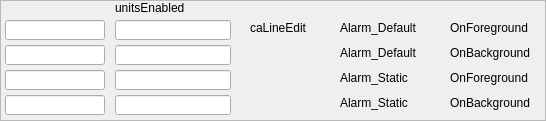
      <widget class="QFrame" name="frame_Test_LineEdit">
       <property name="geometry">
        <rect>
         <x>5</x>
         <y>25</y>
         <width>546</width>
         <height>121</height>
        </rect>
       </property>
       <property name="frameShape">
        <enum>QFrame::StyledPanel</enum>
       </property>
       <property name="frameShadow">
        <enum>QFrame::Raised</enum>
       </property>
       <widget class="caLineEdit" name="calineedit_52">
        <property name="geometry">
         <rect>
          <x>5</x>
          <y>20</y>
          <width>100</width>
          <height>20</height>
         </rect>
        </property>
        <property name="channel" stdset="0">
         <string notr="true">$(DEVICE):TEST-AO</string>
        </property>
        <property name="colorMode">
         <enum>caLineEdit::Alarm_Default</enum>
        </property>
       </widget>
       <widget class="caLabel" name="caLabel_158">
        <property name="geometry">
         <rect>
          <x>340</x>
          <y>20</y>
          <width>86</width>
          <height>16</height>
         </rect>
        </property>
        <property name="font">
         <font>
          <pointsize>9</pointsize>
         </font>
        </property>
        <property name="frameShape">
         <enum>QFrame::NoFrame</enum>
        </property>
        <property name="text">
         <string>Alarm_Default</string>
        </property>
        <property name="alignment">
         <set>Qt::AlignAbsolute|Qt::AlignLeading|Qt::AlignLeft|Qt::AlignVCenter</set>
        </property>
        <property name="fontScaleMode">
         <enum>ESimpleLabel::Height</enum>
        </property>
        <property name="foreground">
         <color>
          <red>0</red>
          <green>0</green>
          <blue>0</blue>
         </color>
        </property>
        <property name="background">
         <color alpha="0">
          <red>0</red>
          <green>0</green>
          <blue>0</blue>
         </color>
        </property>
       </widget>
       <widget class="caLabel" name="caLabel_159">
        <property name="geometry">
         <rect>
          <x>450</x>
          <y>20</y>
          <width>91</width>
          <height>16</height>
         </rect>
        </property>
        <property name="font">
         <font>
          <pointsize>9</pointsize>
         </font>
        </property>
        <property name="frameShape">
         <enum>QFrame::NoFrame</enum>
        </property>
        <property name="text">
         <string>OnForeground</string>
        </property>
        <property name="alignment">
         <set>Qt::AlignAbsolute|Qt::AlignLeading|Qt::AlignLeft|Qt::AlignVCenter</set>
        </property>
        <property name="fontScaleMode">
         <enum>ESimpleLabel::Height</enum>
        </property>
        <property name="foreground">
         <color>
          <red>0</red>
          <green>0</green>
          <blue>0</blue>
         </color>
        </property>
        <property name="background">
         <color alpha="0">
          <red>0</red>
          <green>0</green>
          <blue>0</blue>
         </color>
        </property>
       </widget>
       <widget class="caLabel" name="caLabel_160">
        <property name="geometry">
         <rect>
          <x>250</x>
          <y>20</y>
          <width>66</width>
          <height>16</height>
         </rect>
        </property>
        <property name="font">
         <font>
          <pointsize>9</pointsize>
         </font>
        </property>
        <property name="frameShape">
         <enum>QFrame::NoFrame</enum>
        </property>
        <property name="text">
         <string>caLineEdit</string>
        </property>
        <property name="alignment">
         <set>Qt::AlignAbsolute|Qt::AlignLeading|Qt::AlignLeft|Qt::AlignVCenter</set>
        </property>
        <property name="fontScaleMode">
         <enum>ESimpleLabel::Height</enum>
        </property>
        <property name="foreground">
         <color>
          <red>0</red>
          <green>0</green>
          <blue>0</blue>
         </color>
        </property>
        <property name="background">
         <color alpha="0">
          <red>0</red>
          <green>0</green>
          <blue>0</blue>
         </color>
        </property>
       </widget>
       <widget class="caLabel" name="caLabel_165">
        <property name="geometry">
         <rect>
          <x>450</x>
          <y>45</y>
          <width>91</width>
          <height>16</height>
         </rect>
        </property>
        <property name="font">
         <font>
          <pointsize>9</pointsize>
         </font>
        </property>
        <property name="frameShape">
         <enum>QFrame::NoFrame</enum>
        </property>
        <property name="text">
         <string>OnBackground</string>
        </property>
        <property name="alignment">
         <set>Qt::AlignAbsolute|Qt::AlignLeading|Qt::AlignLeft|Qt::AlignVCenter</set>
        </property>
        <property name="fontScaleMode">
         <enum>ESimpleLabel::Height</enum>
        </property>
        <property name="foreground">
         <color>
          <red>0</red>
          <green>0</green>
          <blue>0</blue>
         </color>
        </property>
        <property name="background">
         <color alpha="0">
          <red>0</red>
          <green>0</green>
          <blue>0</blue>
         </color>
        </property>
       </widget>
       <widget class="caLineEdit" name="calineedit_53">
        <property name="geometry">
         <rect>
          <x>5</x>
          <y>45</y>
          <width>100</width>
          <height>20</height>
         </rect>
        </property>
        <property name="channel" stdset="0">
         <string notr="true">$(DEVICE):TEST-AO</string>
        </property>
        <property name="colorMode">
         <enum>caLineEdit::Alarm_Default</enum>
        </property>
        <property name="alarmHandling">
         <enum>caLineEdit::onBackground</enum>
        </property>
       </widget>
       <widget class="caLabel" name="caLabel_164">
        <property name="geometry">
         <rect>
          <x>340</x>
          <y>45</y>
          <width>86</width>
          <height>16</height>
         </rect>
        </property>
        <property name="font">
         <font>
          <pointsize>9</pointsize>
         </font>
        </property>
        <property name="frameShape">
         <enum>QFrame::NoFrame</enum>
        </property>
        <property name="text">
         <string>Alarm_Default</string>
        </property>
        <property name="alignment">
         <set>Qt::AlignAbsolute|Qt::AlignLeading|Qt::AlignLeft|Qt::AlignVCenter</set>
        </property>
        <property name="fontScaleMode">
         <enum>ESimpleLabel::Height</enum>
        </property>
        <property name="foreground">
         <color>
          <red>0</red>
          <green>0</green>
          <blue>0</blue>
         </color>
        </property>
        <property name="background">
         <color alpha="0">
          <red>0</red>
          <green>0</green>
          <blue>0</blue>
         </color>
        </property>
       </widget>
       <widget class="caLabel" name="caLabel_167">
        <property name="geometry">
         <rect>
          <x>450</x>
          <y>70</y>
          <width>91</width>
          <height>16</height>
         </rect>
        </property>
        <property name="font">
         <font>
          <pointsize>9</pointsize>
         </font>
        </property>
        <property name="frameShape">
         <enum>QFrame::NoFrame</enum>
        </property>
        <property name="text">
         <string>OnForeground</string>
        </property>
        <property name="alignment">
         <set>Qt::AlignAbsolute|Qt::AlignLeading|Qt::AlignLeft|Qt::AlignVCenter</set>
        </property>
        <property name="fontScaleMode">
         <enum>ESimpleLabel::Height</enum>
        </property>
        <property name="foreground">
         <color>
          <red>0</red>
          <green>0</green>
          <blue>0</blue>
         </color>
        </property>
        <property name="background">
         <color alpha="0">
          <red>0</red>
          <green>0</green>
          <blue>0</blue>
         </color>
        </property>
       </widget>
       <widget class="caLabel" name="caLabel_166">
        <property name="geometry">
         <rect>
          <x>340</x>
          <y>70</y>
          <width>86</width>
          <height>16</height>
         </rect>
        </property>
        <property name="font">
         <font>
          <pointsize>9</pointsize>
         </font>
        </property>
        <property name="frameShape">
         <enum>QFrame::NoFrame</enum>
        </property>
        <property name="text">
         <string>Alarm_Static</string>
        </property>
        <property name="alignment">
         <set>Qt::AlignAbsolute|Qt::AlignLeading|Qt::AlignLeft|Qt::AlignVCenter</set>
        </property>
        <property name="fontScaleMode">
         <enum>ESimpleLabel::Height</enum>
        </property>
        <property name="foreground">
         <color>
          <red>0</red>
          <green>0</green>
          <blue>0</blue>
         </color>
        </property>
        <property name="background">
         <color alpha="0">
          <red>0</red>
          <green>0</green>
          <blue>0</blue>
         </color>
        </property>
       </widget>
       <widget class="caLineEdit" name="calineedit_54">
        <property name="geometry">
         <rect>
          <x>5</x>
          <y>70</y>
          <width>100</width>
          <height>20</height>
         </rect>
        </property>
        <property name="channel" stdset="0">
         <string notr="true">$(DEVICE):TEST-AO</string>
        </property>
        <property name="colorMode">
         <enum>caLineEdit::Alarm_Static</enum>
        </property>
       </widget>
       <widget class="caLabel" name="caLabel_169">
        <property name="geometry">
         <rect>
          <x>450</x>
          <y>95</y>
          <width>91</width>
          <height>16</height>
         </rect>
        </property>
        <property name="font">
         <font>
          <pointsize>9</pointsize>
         </font>
        </property>
        <property name="frameShape">
         <enum>QFrame::NoFrame</enum>
        </property>
        <property name="text">
         <string>OnBackground</string>
        </property>
        <property name="alignment">
         <set>Qt::AlignAbsolute|Qt::AlignLeading|Qt::AlignLeft|Qt::AlignVCenter</set>
        </property>
        <property name="fontScaleMode">
         <enum>ESimpleLabel::Height</enum>
        </property>
        <property name="foreground">
         <color>
          <red>0</red>
          <green>0</green>
          <blue>0</blue>
         </color>
        </property>
        <property name="background">
         <color alpha="0">
          <red>0</red>
          <green>0</green>
          <blue>0</blue>
         </color>
        </property>
       </widget>
       <widget class="caLineEdit" name="calineedit_55">
        <property name="geometry">
         <rect>
          <x>5</x>
          <y>95</y>
          <width>100</width>
          <height>20</height>
         </rect>
        </property>
        <property name="channel" stdset="0">
         <string notr="true">$(DEVICE):TEST-AO</string>
        </property>
        <property name="colorMode">
         <enum>caLineEdit::Alarm_Static</enum>
        </property>
        <property name="alarmHandling">
         <enum>caLineEdit::onBackground</enum>
        </property>
       </widget>
       <widget class="caLabel" name="caLabel_168">
        <property name="geometry">
         <rect>
          <x>340</x>
          <y>95</y>
          <width>86</width>
          <height>16</height>
         </rect>
        </property>
        <property name="font">
         <font>
          <pointsize>9</pointsize>
         </font>
        </property>
        <property name="frameShape">
         <enum>QFrame::NoFrame</enum>
        </property>
        <property name="text">
         <string>Alarm_Static</string>
        </property>
        <property name="alignment">
         <set>Qt::AlignAbsolute|Qt::AlignLeading|Qt::AlignLeft|Qt::AlignVCenter</set>
        </property>
        <property name="fontScaleMode">
         <enum>ESimpleLabel::Height</enum>
        </property>
        <property name="foreground">
         <color>
          <red>0</red>
          <green>0</green>
          <blue>0</blue>
         </color>
        </property>
        <property name="background">
         <color alpha="0">
          <red>0</red>
          <green>0</green>
          <blue>0</blue>
         </color>
        </property>
       </widget>
       <widget class="caLabel" name="caLabel_224">
        <property name="geometry">
         <rect>
          <x>115</x>
          <y>0</y>
          <width>76</width>
          <height>16</height>
         </rect>
        </property>
        <property name="font">
         <font>
          <pointsize>9</pointsize>
         </font>
        </property>
        <property name="frameShape">
         <enum>QFrame::NoFrame</enum>
        </property>
        <property name="text">
         <string>unitsEnabled</string>
        </property>
        <property name="alignment">
         <set>Qt::AlignAbsolute|Qt::AlignLeading|Qt::AlignLeft|Qt::AlignVCenter</set>
        </property>
        <property name="fontScaleMode">
         <enum>ESimpleLabel::Height</enum>
        </property>
        <property name="foreground">
         <color>
          <red>0</red>
          <green>0</green>
          <blue>0</blue>
         </color>
        </property>
        <property name="background">
         <color alpha="0">
          <red>0</red>
          <green>0</green>
          <blue>0</blue>
         </color>
        </property>
       </widget>
       <widget class="caLineEdit" name="calineedit_64">
        <property name="geometry">
         <rect>
          <x>115</x>
          <y>95</y>
          <width>116</width>
          <height>20</height>
         </rect>
        </property>
        <property name="channel" stdset="0">
         <string notr="true">$(DEVICE):TEST-AO</string>
        </property>
        <property name="colorMode">
         <enum>caLineEdit::Alarm_Static</enum>
        </property>
        <property name="alarmHandling">
         <enum>caLineEdit::onBackground</enum>
        </property>
        <property name="unitsEnabled">
         <bool>true</bool>
        </property>
       </widget>
       <widget class="caLineEdit" name="calineedit_62">
        <property name="geometry">
         <rect>
          <x>115</x>
          <y>45</y>
          <width>116</width>
          <height>20</height>
         </rect>
        </property>
        <property name="channel" stdset="0">
         <string notr="true">$(DEVICE):TEST-AO</string>
        </property>
        <property name="colorMode">
         <enum>caLineEdit::Alarm_Default</enum>
        </property>
        <property name="alarmHandling">
         <enum>caLineEdit::onBackground</enum>
        </property>
        <property name="unitsEnabled">
         <bool>true</bool>
        </property>
       </widget>
       <widget class="caLineEdit" name="calineedit_61">
        <property name="geometry">
         <rect>
          <x>115</x>
          <y>20</y>
          <width>116</width>
          <height>20</height>
         </rect>
        </property>
        <property name="channel" stdset="0">
         <string notr="true">$(DEVICE):TEST-AO</string>
        </property>
        <property name="colorMode">
         <enum>caLineEdit::Alarm_Default</enum>
        </property>
        <property name="unitsEnabled">
         <bool>true</bool>
        </property>
       </widget>
       <widget class="caLineEdit" name="calineedit_63">
        <property name="geometry">
         <rect>
          <x>115</x>
          <y>70</y>
          <width>116</width>
          <height>20</height>
         </rect>
        </property>
        <property name="channel" stdset="0">
         <string notr="true">$(DEVICE):TEST-AO</string>
        </property>
        <property name="colorMode">
         <enum>caLineEdit::Alarm_Static</enum>
        </property>
        <property name="unitsEnabled">
         <bool>true</bool>
        </property>
       </widget>
      </widget>
